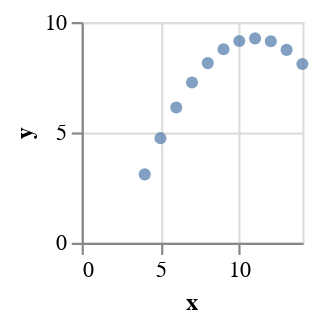

Notebook cell for this chart:
### Code cell
charts[1]

### Figure 1 — Vega-Lite specification as saved in the notebook (floating-point values rounded to 4 significant figures)
{"config": {"view": {"continuousWidth": 400, "continuousHeight": 300}}, "data": {"name": "data-d1e6243f0444e95c6a869fb9ce9ffbd6"}, "mark": "circle", "encoding": {"x": {"field": "x", "type": "quantitative"}, "y": {"field": "y", "type": "quantitative"}}, "height": 100, "width": 100, "$schema": "https://vega.github.io/schema/vega-lite/v4.17.0.json", "datasets": {"data-d1e6243f0444e95c6a869fb9ce9ffbd6": [{"Unnamed: 0": 0, "x": 10.0, "y": 9.14}, {"Unnamed: 0": 1, "x": 8.0, "y": 8.14}, {"Unnamed: 0": 2, "x": 13.0, "y": 8.74}, {"Unnamed: 0": 3, "x": 9.0, "y": 8.77}, {"Unnamed: 0": 4, "x": 11.0, "y": 9.26}, {"Unnamed: 0": 5, "x": 14.0, "y": 8.1}, {"Unnamed: 0": 6, "x": 6.0, "y": 6.13}, {"Unnamed: 0": 7, "x": 4.0, "y": 3.1}, {"Unnamed: 0": 8, "x": 12.0, "y": 9.13}, {"Unnamed: 0": 9, "x": 7.0, "y": 7.26}, {"Unnamed: 0": 10, "x": 5.0, "y": 4.74}]}}
